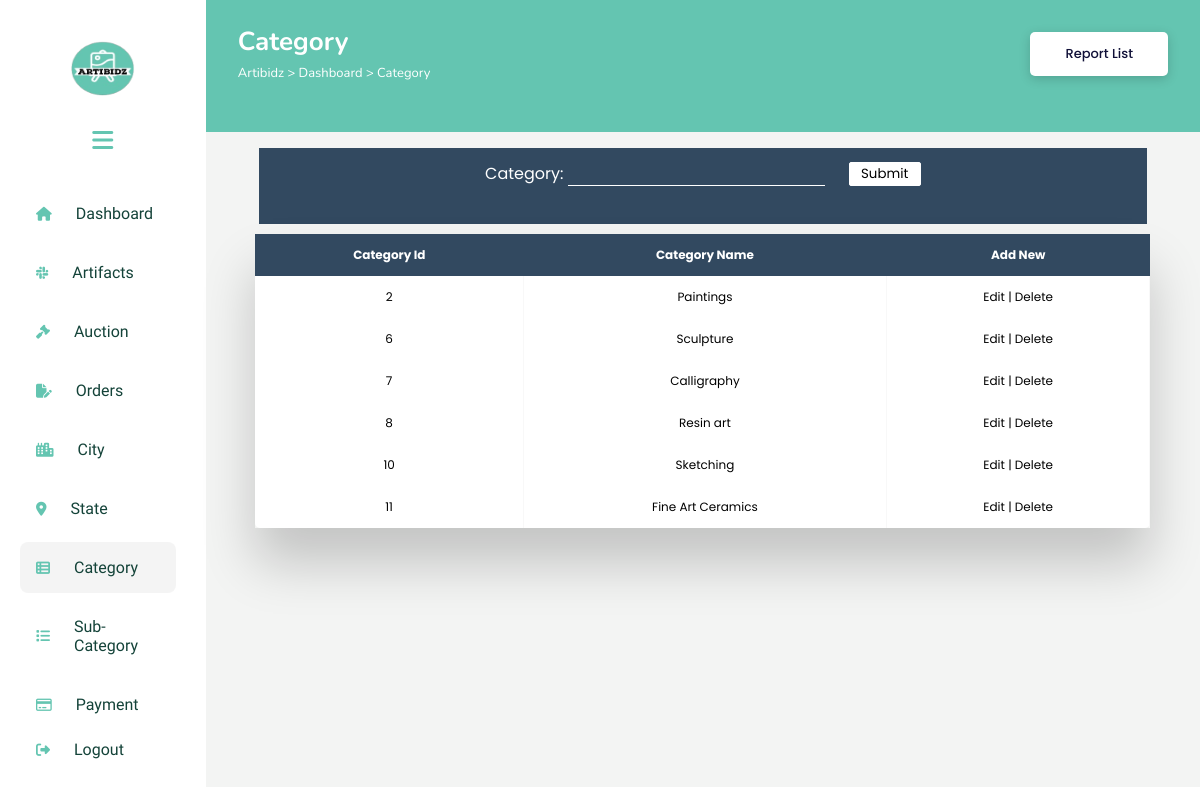
The page /Admin/category.php on the database its author committed.
### tables this page shows
CREATE TABLE `category` (
  `cat_id` int(11) NOT NULL,
  `cat_name` varchar(30) NOT NULL
);

### Admin/category.php (the view, shortened to what this page needs)
<!DOCTYPE html>
<html lang="en">
<head>
    <link rel="stylesheet" href="https://cdnjs.cloudflare.com/ajax/libs/font-awesome/6.5.1/css/all.min.css" />
    <link rel="stylesheet" href="stylecity.css">
</head>
<body>
    <div class="sidebar" id="mySidebar">
        <header>
            <div class="logo">
                <img src="artibidz-logo.png" alt="">
            </div>
            <div class="bar" onclick="toggleSidebar()">
                <i class="fa-sharp fa-solid fa-bars fa-xl"></i>
            </div>
        </header>
        <div class="scrollbox">
            <div class="scrollbox-inner">
                <ul class="menu">
                    <li>
                <a href="admin.php">
                    <i class="fa-solid fa-house"></i>
                    <span>Dashboard</span>
                </a>
            </li>
            <li>
                <a href="art_show.php">
                    <i class="fa-brands fa-slack"></i>
                    <span>Artifacts</span>
                </a>
            </li>
            <li>
                <a href="show_bid.php">
                    <i class="fa-solid fa-gavel"></i>
                    <span>Auction</span>
                </a>
            </li>
            <li>
                <a href="view_order.php">
                <i class="fa-solid fa-file-pen"></i>
                <span>Orders</span>
                </a>
            </li>
            <li>
                <a href="city.php">
                    <i class="fa-solid fa-city"></i>
                    <span>City</span>
                </a>
            </li>
            <li>
                <a href="state.php">
                    <i class="fa-solid fa-location-dot"></i>
                    <span>State</span>
                </a>
            </li>
            <li class="active">
                <a href="category.php">
                    <i class="fa-solid fa-table-list"></i>
                    <span>Category</span>
                </a>
            </li>
            <li>
                <a href="sub_category.php">
                    <i class="fa-solid fa-list"></i>
                    <span>Sub-Category</span>
                </a>
            </li>
            <li>
                <a href="payment.php">
                    <i class="fa-regular fa-credit-card"></i>
                    <span>Payment</span>
                </a>
            </li>
        </ul>
        </div>
        </div>
        <footer>
        <ul class="menu">
            <li>
                <a href="../login/login.php">
                    <i class="fa-solid fa-right-from-bracket"></i>
                    <span>Logout</span>
                </a>
            </li>
        </ul>
    </footer>
    </div>
    <div class="main-content">
        <div class="header-wrapper">
            <div class="header-title">
                <h2>Category</h2>
                <span class="path">Artibidz > Dashboard > Category</span>
            </div>
            <div class="user-info">
                <a href="order_report.php" class="report-list">Report List</a>
            </div>
        </div>
        <div class="body-wrapper">
    <form action="categoryins.php" method="post">
        <div class="search">
            <div class="take-input">
                <label>
                    Category:
                    <input type="text" name="cat_name">
                </label>
                <input type="submit" value="Submit" name="btn">
            </div>
        </form>
            <div class="show-result">
<?php
     $cn=mysqli_connect("localhost","root","","artibidz") or die("Check connection");
     $sql = "select * from category";
     $result = mysqli_query($cn,$sql);
     echo "<br>";
    ?>
            </div>
        </div>
<?php
    echo "<div class='table-wrapper'>";
     echo "<table class='fl-table'>";
     echo "<thead>";
     echo "<tr>";
     echo "<th>Category Id</th>";
     echo "<th>Category Name</th>";
     echo "<th>Add New</th>";
     echo "</tr>";
     echo "</thead>";
     while($row = mysqli_fetch_array($result))   {
        echo "<tr>";
        echo "<tbody>";
        echo "<td>{$row['cat_id']}</td>";
        echo "<td>{$row['cat_name']}</td>";
        echo "<td><a class='anchor' href='edit_category.php?cat_id=$row[cat_id]}'>Edit</a> | <a class='anchor'href='del_category.php?cat_id=$row[cat_id]'>Delete</a></td>";
        echo "</tr>";
    }
    echo "</table>";
    echo "</div>";
    ?>
</div>
</body>
</html>

### Admin/stylecity.css (style rules this page uses)
* { margin: 0; padding: 0; border: none; outline: none; box-sizing: border-box; font-family: "Poppins", sans-serif; box-sizing: border-box; -webkit-box-sizing: border-box; -moz-box-sizing: border-box; }
body { display: flex; }
.sidebar { position: sticky; top: 0; left: 0; bottom: 0; width: 20%; height: 100vh; padding: 0 1.7rem; color: #fff; overflow: hidden; transition: all 0.5s linear; background-color: white; box-shadow: 0 12px 30px rgba(80,143,244,.1); }
.bar { display: flex; justify-content: center; align-items: center; height: 80px; color: #64c5b1; }
.menu { height: 88%; position: relative; list-style: none; padding: 0; }
.menu li { padding: 1rem; margin: 8px 0; border-radius: 8px; transition: all 0.5s ease-in-out; }
.menu li:hover, .active { background: #e0e0e058; }
.menu a { color: #64c5b1; font-size: 14px; text-decoration: none; display: flex; align-items: center; gap: 1.5rem; }
.menu a span { overflow: hidden; font-size: 16px; font-weight: 400; font-family: 'Comfortaa', sans-serif; color: #144339; }
.main-content { position: relative; background: #f3f4f3; width: 100%; }
.logo { display: flex; justify-content: center; align-items: center; height: 10vh; }
.logo img { width: 65px; height: 55px; cursor: pointer; border-radius: 50%; margin-top: 4.5vh; }
.header-wrapper { display: flex; justify-content: space-between; align-items: center; flex-wrap: wrap; color: #fff; background: #64c5b1; padding: 3rem 2rem; padding-top: 1.5rem; padding-bottom: 3rem; margin-bottom: 1rem; }
h2 { font-family: 'Nunito', sans-serif; font-size: 26px; }
.header-title span { font-family: 'Nunito', sans-serif; font-size: 13px; }
.user-info { display: flex; align-items: center; gap: 1; }
.report-list { display: inline-block; padding: 14px 35px; line-height: 16px; font-size: 13px; font-weight: 500; border-radius: 5px; background-color: #fff; background: #fff; text-shadow: none; color: #101038; box-shadow: 0 3px 11px rgba(0,0,0,.17); transition: 1s; }
a { text-decoration: none; }
.body-wrapper { display: flex; align-items: center; justify-content: center; flex-direction: column; }
.anchor { text-decoration: none; color: black; }
.table-wrapper { margin: 10px 70px 70px; box-shadow: 0px 35px 50px rgba( 0, 0, 0, 0.2 ); width: 90%; }
.fl-table { border-radius: 5px; font-size: 12px; font-weight: normal; border: none; border-collapse: collapse; width: 100%; max-width: 100%; white-space: nowrap; background-color: white; }
.fl-table td, .fl-table th { text-align: center; padding: 12px; }
.fl-table td { border-right: 1px solid #f8f8f8; font-size: 12px; }
.fl-table thead th { color: #ffffff; background: #324960; }
.fl-table thead th:nth-child(odd) { color: #ffffff; background: #324960; }

### Admin/category.php (style rules this page uses)
.scrollbox { overflow: auto; padding-right: 10px; height: 67vh; }
.sidebar { display: flex; flex-direction: column; padding: 20px 20px 0 20px; }
.logo img { margin-top:2vh; }
.body-wrapper { display:flex; flex-direction:column; justify-content:center; align-items:center; }
.search { display:flex; flex-direction:column; justify-content:center; align-items:center; background:#324960; width:74vw; color:white; }
.take-input { display:flex; justify-content:space-around; align-items:center; padding:5px; }
input[type="submit"] { background:#fff; border:1px solid white; height:3vh; width:6vw; border-radius:2px; color:black; margin:1vh 1vw; }
input[type="text"] { background:transparent; border-bottom:1px solid #fff; color:#fff; }
.show-result { width: 41vw; text-align: center; }
label { margin:1vh 1vw; }

### rows shown on the page
category: cat_id "2", cat_name "Paintings"
category: cat_id "6", cat_name "Sculpture"
category: cat_id "7", cat_name "Calligraphy"
category: cat_id "8", cat_name "Resin art"
category: cat_id "10", cat_name "Sketching"
category: cat_id "11", cat_name "Fine Art Ceramics"
